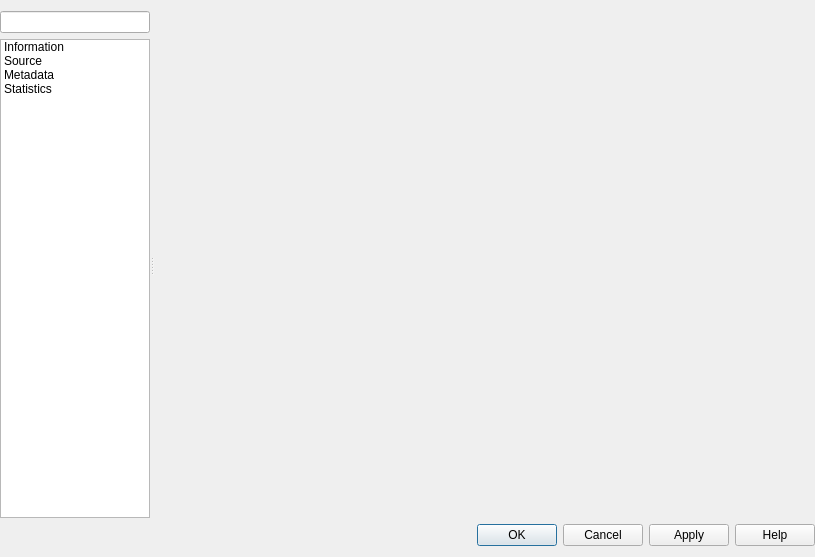
<?xml version="1.0" encoding="UTF-8"?>
<ui version="4.0">
 <class>QgsPointCloudLayerPropertiesBase</class>
 <widget class="QDialog" name="QgsPointCloudLayerPropertiesBase">
  <property name="geometry">
   <rect>
    <x>0</x>
    <y>0</y>
    <width>815</width>
    <height>557</height>
   </rect>
  </property>
  <property name="minimumSize">
   <size>
    <width>700</width>
    <height>0</height>
   </size>
  </property>
  <property name="windowTitle">
   <string>Vector Tile Layer Properties</string>
  </property>
  <layout class="QVBoxLayout" name="verticalLayout">
   <property name="leftMargin">
    <number>0</number>
   </property>
   <property name="rightMargin">
    <number>0</number>
   </property>
   <item>
    <widget class="QSplitter" name="mOptionsSplitter">
     <property name="orientation">
      <enum>Qt::Horizontal</enum>
     </property>
     <property name="childrenCollapsible">
      <bool>false</bool>
     </property>
     <widget class="QFrame" name="mOptionsListFrame">
      <property name="minimumSize">
       <size>
        <width>0</width>
        <height>0</height>
       </size>
      </property>
      <property name="frameShape">
       <enum>QFrame::NoFrame</enum>
      </property>
      <property name="frameShadow">
       <enum>QFrame::Raised</enum>
      </property>
      <layout class="QVBoxLayout" name="verticalLayout_2">
       <property name="leftMargin">
        <number>0</number>
       </property>
       <property name="topMargin">
        <number>0</number>
       </property>
       <property name="rightMargin">
        <number>0</number>
       </property>
       <property name="bottomMargin">
        <number>0</number>
       </property>
       <item>
        <widget class="QgsFilterLineEdit" name="mSearchLineEdit"/>
       </item>
       <item>
        <widget class="QListWidget" name="mOptionsListWidget">
         <property name="minimumSize">
          <size>
           <width>58</width>
           <height>0</height>
          </size>
         </property>
         <property name="maximumSize">
          <size>
           <width>150</width>
           <height>16777215</height>
          </size>
         </property>
         <property name="horizontalScrollBarPolicy">
          <enum>Qt::ScrollBarAlwaysOff</enum>
         </property>
         <property name="editTriggers">
          <set>QAbstractItemView::NoEditTriggers</set>
         </property>
         <property name="iconSize">
          <size>
           <width>32</width>
           <height>32</height>
          </size>
         </property>
         <property name="textElideMode">
          <enum>Qt::ElideNone</enum>
         </property>
         <property name="resizeMode">
          <enum>QListView::Adjust</enum>
         </property>
         <property name="wordWrap">
          <bool>true</bool>
         </property>
         <item>
          <property name="text">
           <string>Information</string>
          </property>
          <property name="toolTip">
           <string>Information</string>
          </property>
          <property name="icon">
           <iconset resource="../../images/images.qrc">
            <normaloff>:/images/themes/default/propertyicons/metadata.svg</normaloff>:/images/themes/default/propertyicons/metadata.svg</iconset>
          </property>
         </item>
         <item>
          <property name="text">
           <string>Source</string>
          </property>
          <property name="toolTip">
           <string>Source</string>
          </property>
          <property name="icon">
           <iconset resource="../../images/images.qrc">
            <normaloff>:/images/themes/default/propertyicons/system.svg</normaloff>:/images/themes/default/propertyicons/system.svg</iconset>
          </property>
         </item>
         <item>
          <property name="text">
           <string>Metadata</string>
          </property>
          <property name="toolTip">
           <string>Metadata</string>
          </property>
          <property name="icon">
           <iconset resource="../../images/images.qrc">
            <normaloff>:/images/themes/default/propertyicons/editmetadata.svg</normaloff>:/images/themes/default/propertyicons/editmetadata.svg</iconset>
          </property>
         </item>
         <item>
          <property name="text">
           <string>Statistics</string>
          </property>
          <property name="toolTip">
           <string>Statistics</string>
          </property>
          <property name="icon">
           <iconset resource="../../images/images.qrc">
            <normaloff>:/images/themes/default/algorithms/mAlgorithmBasicStatistics.svg</normaloff>:/images/themes/default/algorithms/mAlgorithmBasicStatistics.svg</iconset>
          </property>
         </item>
        </widget>
       </item>
      </layout>
     </widget>
     <widget class="QFrame" name="mOptionsFrame">
      <property name="sizePolicy">
       <sizepolicy hsizetype="Expanding" vsizetype="Preferred">
        <horstretch>1</horstretch>
        <verstretch>0</verstretch>
       </sizepolicy>
      </property>
      <property name="frameShape">
       <enum>QFrame::NoFrame</enum>
      </property>
      <property name="frameShadow">
       <enum>QFrame::Raised</enum>
      </property>
      <layout class="QVBoxLayout" name="verticalLayout_3">
       <property name="leftMargin">
        <number>0</number>
       </property>
       <property name="topMargin">
        <number>0</number>
       </property>
       <property name="rightMargin">
        <number>0</number>
       </property>
       <property name="bottomMargin">
        <number>0</number>
       </property>
       <item>
        <widget class="QStackedWidget" name="mOptionsStackedWidget">
         <property name="sizePolicy">
          <sizepolicy hsizetype="Expanding" vsizetype="Expanding">
           <horstretch>0</horstretch>
           <verstretch>0</verstretch>
          </sizepolicy>
         </property>
         <property name="frameShadow">
          <enum>QFrame::Plain</enum>
         </property>
         <property name="currentIndex">
          <number>2</number>
         </property>
         <widget class="QWidget" name="mOptsPage_Information">
          <layout class="QVBoxLayout" name="verticalLayout_4">
           <property name="leftMargin">
            <number>0</number>
           </property>
           <property name="topMargin">
            <number>0</number>
           </property>
           <property name="rightMargin">
            <number>0</number>
           </property>
           <property name="bottomMargin">
            <number>0</number>
           </property>
           <item>
            <widget class="QTextBrowser" name="mInformationTextBrowser"/>
           </item>
          </layout>
         </widget>
         <widget class="QWidget" name="mOptsPage_Source">
          <layout class="QVBoxLayout" name="verticalLayout_9">
           <property name="leftMargin">
            <number>0</number>
           </property>
           <property name="topMargin">
            <number>0</number>
           </property>
           <property name="rightMargin">
            <number>0</number>
           </property>
           <property name="bottomMargin">
            <number>0</number>
           </property>
           <item>
            <widget class="QgsCollapsibleGroupBox" name="groupBox_60">
             <property name="title">
              <string>Settings</string>
             </property>
             <layout class="QVBoxLayout" name="verticalLayout_260">
              <item>
               <layout class="QHBoxLayout" name="horizontalLayout_13">
                <item>
                 <widget class="QLabel" name="label_6">
                  <property name="text">
                   <string>Layer name</string>
                  </property>
                 </widget>
                </item>
                <item>
                 <widget class="QLineEdit" name="mLayerOrigNameLineEdit"/>
                </item>
                <item>
                 <widget class="QLabel" name="label_2">
                  <property name="text">
                   <string>displayed as</string>
                  </property>
                 </widget>
                </item>
                <item>
                 <widget class="QLineEdit" name="txtDisplayName">
                  <property name="enabled">
                   <bool>true</bool>
                  </property>
                  <property name="styleSheet">
                   <string notr="true">color: #505050;
background-color: #F0F0F0;
border: 1px solid #B0B0B0;
border-radius: 2px;</string>
                  </property>
                  <property name="readOnly">
                   <bool>true</bool>
                  </property>
                 </widget>
                </item>
               </layout>
              </item>
             </layout>
            </widget>
           </item>
           <item>
            <widget class="QgsCollapsibleGroupBox" name="mCrsGroupBox">
             <property name="focusPolicy">
              <enum>Qt::StrongFocus</enum>
             </property>
             <property name="title">
              <string>Assigned Coordinate Reference System (CRS)</string>
             </property>
             <property name="checkable">
              <bool>false</bool>
             </property>
             <property name="syncGroup" stdset="0">
              <string notr="true">vectorgeneral</string>
             </property>
             <layout class="QVBoxLayout" name="verticalLayout_28">
              <property name="spacing">
               <number>6</number>
              </property>
              <item>
               <widget class="QgsProjectionSelectionWidget" name="mCrsSelector" native="true">
                <property name="focusPolicy">
                 <enum>Qt::StrongFocus</enum>
                </property>
               </widget>
              </item>
              <item>
               <widget class="QLabel" name="label_7">
                <property name="text">
                 <string>&lt;html&gt;&lt;head/&gt;&lt;body&gt;&lt;p&gt;&lt;span style=&quot; font-weight:600;&quot;&gt;Changing this option does not modify the original data source or perform any reprojection of points. Rather, it can be used to override the layer's CRS within this project if it could not be detected or has been incorrectly detected.&lt;/span&gt;&lt;/p&gt;&lt;/body&gt;&lt;/html&gt;</string>
                </property>
                <property name="textFormat">
                 <enum>Qt::RichText</enum>
                </property>
                <property name="wordWrap">
                 <bool>true</bool>
                </property>
               </widget>
              </item>
              <item>
               <widget class="Line" name="line_2">
                <property name="orientation">
                 <enum>Qt::Vertical</enum>
                </property>
               </widget>
              </item>
             </layout>
            </widget>
           </item>
           <item>
            <spacer name="verticalSpacer">
             <property name="orientation">
              <enum>Qt::Vertical</enum>
             </property>
             <property name="sizeHint" stdset="0">
              <size>
               <width>20</width>
               <height>40</height>
              </size>
             </property>
            </spacer>
           </item>
          </layout>
         </widget>
         <widget class="QWidget" name="mOptsPage_Metadata">
          <layout class="QVBoxLayout" name="verticalLayout_5">
           <property name="leftMargin">
            <number>0</number>
           </property>
           <property name="topMargin">
            <number>0</number>
           </property>
           <property name="rightMargin">
            <number>0</number>
           </property>
           <property name="bottomMargin">
            <number>0</number>
           </property>
           <item>
            <widget class="QFrame" name="metadataFrame">
             <property name="frameShape">
              <enum>QFrame::NoFrame</enum>
             </property>
             <property name="frameShadow">
              <enum>QFrame::Raised</enum>
             </property>
            </widget>
           </item>
          </layout>
         </widget>
         <widget class="QWidget" name="mOptsPage_Statistics">
          <layout class="QVBoxLayout" name="verticalLayout_6">
           <item>
            <widget class="QgsCollapsibleGroupBox" name="groupBox">
             <property name="title">
              <string>Attribute Statistics</string>
             </property>
             <layout class="QVBoxLayout" name="verticalLayout_7">
              <item>
               <widget class="QTableView" name="mStatisticsTableView">
                <property name="alternatingRowColors">
                 <bool>true</bool>
                </property>
               </widget>
              </item>
             </layout>
            </widget>
           </item>
           <item>
            <widget class="QgsCollapsibleGroupBox" name="mClassificationStatsGroupBox">
             <property name="title">
              <string>Classification Statistics</string>
             </property>
             <layout class="QVBoxLayout" name="verticalLayout_8">
              <item>
               <widget class="QTableView" name="mClassificationStatisticsTableView">
                <property name="alternatingRowColors">
                 <bool>true</bool>
                </property>
               </widget>
              </item>
             </layout>
            </widget>
           </item>
          </layout>
         </widget>
        </widget>
       </item>
      </layout>
     </widget>
    </widget>
   </item>
   <item>
    <widget class="QFrame" name="mButtonBoxFrame">
     <property name="sizePolicy">
      <sizepolicy hsizetype="Preferred" vsizetype="Maximum">
       <horstretch>0</horstretch>
       <verstretch>0</verstretch>
      </sizepolicy>
     </property>
     <property name="frameShape">
      <enum>QFrame::NoFrame</enum>
     </property>
     <property name="frameShadow">
      <enum>QFrame::Raised</enum>
     </property>
     <layout class="QGridLayout" name="gridLayout">
      <property name="leftMargin">
       <number>0</number>
      </property>
      <property name="topMargin">
       <number>0</number>
      </property>
      <property name="rightMargin">
       <number>0</number>
      </property>
      <property name="bottomMargin">
       <number>0</number>
      </property>
      <item row="0" column="0" colspan="2">
       <widget class="QDialogButtonBox" name="buttonBox">
        <property name="orientation">
         <enum>Qt::Horizontal</enum>
        </property>
        <property name="standardButtons">
         <set>QDialogButtonBox::Apply|QDialogButtonBox::Cancel|QDialogButtonBox::Help|QDialogButtonBox::Ok</set>
        </property>
       </widget>
      </item>
     </layout>
    </widget>
   </item>
  </layout>
 </widget>
 <customwidgets>
  <customwidget>
   <class>QgsFilterLineEdit</class>
   <extends>QLineEdit</extends>
   <header>qgsfilterlineedit.h</header>
  </customwidget>
  <customwidget>
   <class>QgsCollapsibleGroupBox</class>
   <extends>QGroupBox</extends>
   <header>qgscollapsiblegroupbox.h</header>
   <container>1</container>
  </customwidget>
  <customwidget>
   <class>QgsProjectionSelectionWidget</class>
   <extends>QWidget</extends>
   <header>qgsprojectionselectionwidget.h</header>
   <container>1</container>
  </customwidget>
 </customwidgets>
 <tabstops>
  <tabstop>mSearchLineEdit</tabstop>
  <tabstop>mOptionsListWidget</tabstop>
 </tabstops>
 <resources>
  <include location="../../images/images.qrc"/>
 </resources>
 <connections>
  <connection>
   <sender>mOptionsListWidget</sender>
   <signal>currentRowChanged(int)</signal>
   <receiver>mOptionsStackedWidget</receiver>
   <slot>setCurrentIndex(int)</slot>
   <hints>
    <hint type="sourcelabel">
     <x>86</x>
     <y>325</y>
    </hint>
    <hint type="destinationlabel">
     <x>794</x>
     <y>14</y>
    </hint>
   </hints>
  </connection>
 </connections>
</ui>
